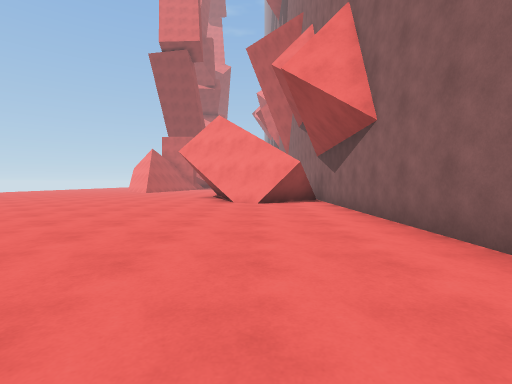
View 1 (above)

16 first-person views from a walk through a 3-D level made in the Unity game engine. The camera is 1.2 m above the floor, tilts 2° down and sees 85° across. The floor is counted in squares, 2 m on a side. Each view is taken from the middle of a square. On the plan, view 1 faces up. The plan holds only what a view shows up to about 9 squares ahead; the rest is blank. The place goes on beyond the plan.

View 2
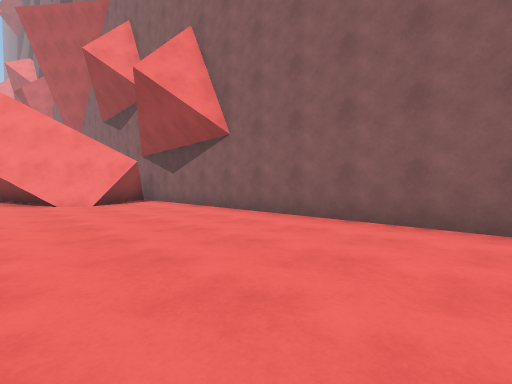

View 3
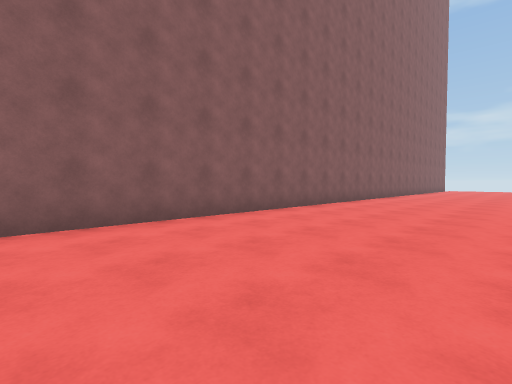

View 4
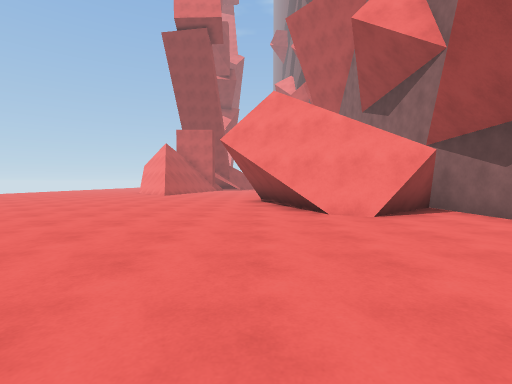

View 5
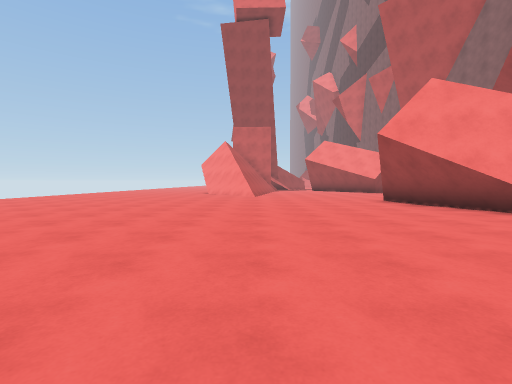

View 6
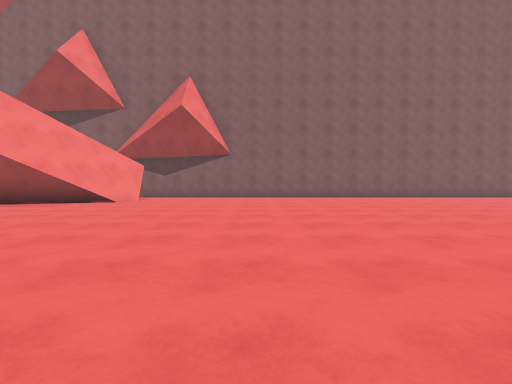

View 7
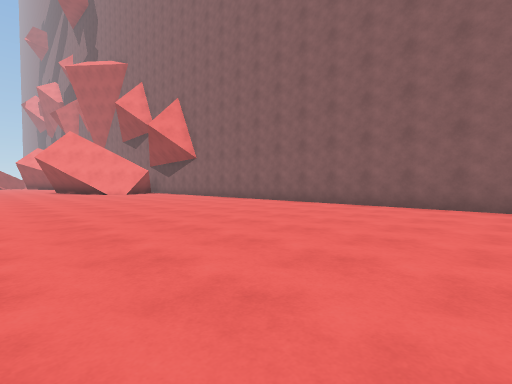

View 8
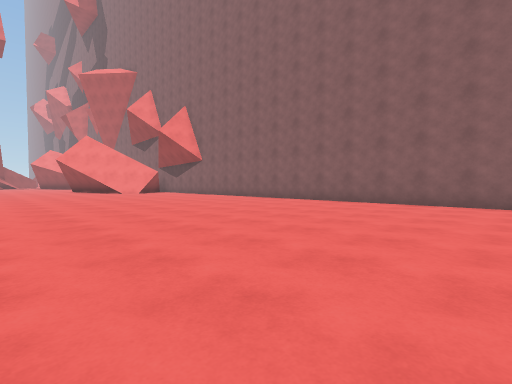

View 9
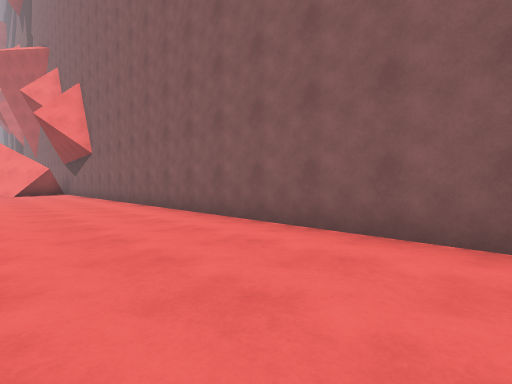

View 10
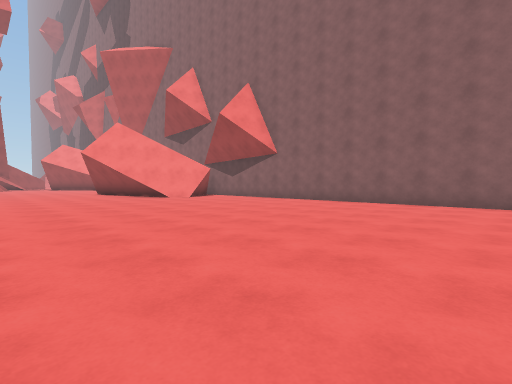

View 11
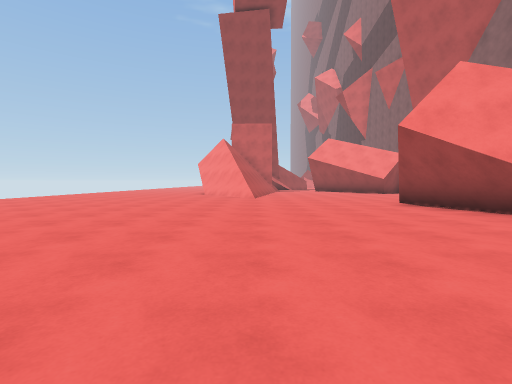

View 12
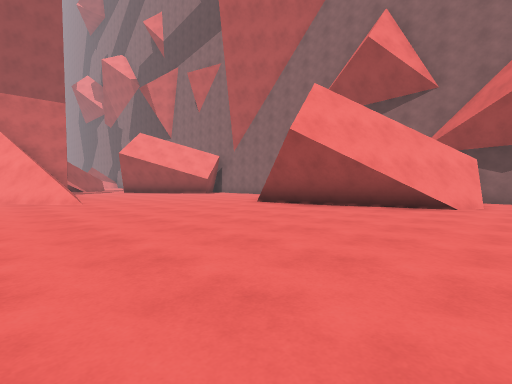

View 13
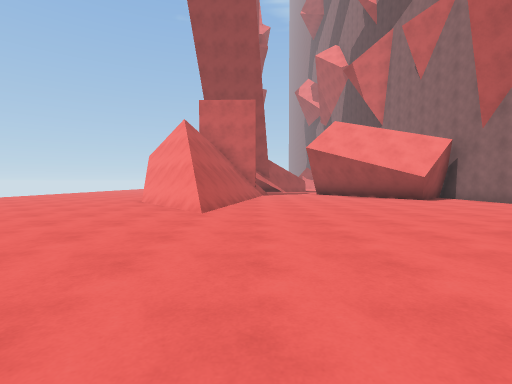

View 14
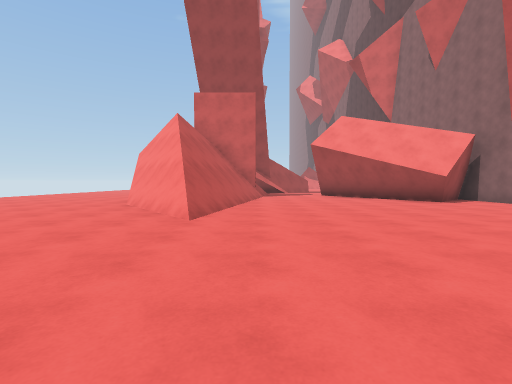

View 15
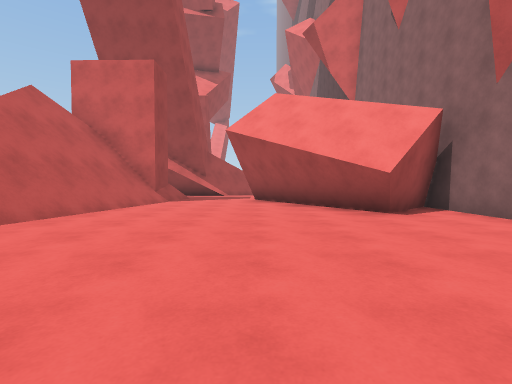

View 16
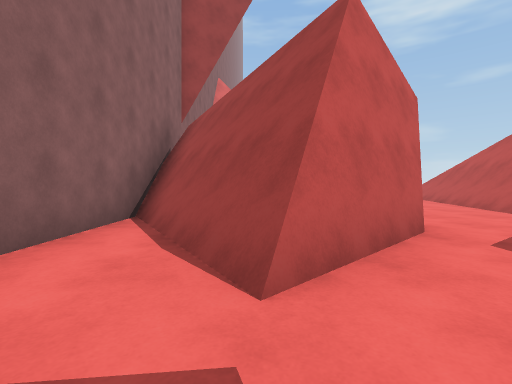

### Floor plan
Points are (right, up) in squares from view 1. A wall is a line through its corners. A room is listed if a view was taken in it or the views show most of it. See-through windows are left out.
Room 1 (views 1, 2, 3, 4, 5, 6, 7, 8, 9, 10, 11, 12, 13, 14, 15, 16)
walls: (-1.4, 9) (-2.2, 12.4); (-1, 8.4) (-2, 12.7); (-6.1, 15.7) (-8.9, 19.4); (1.6, 8.7) (0.9, 8) (-1.7, 9.4) (-2.3, 12.2); (1.9, 9.2) (0.3, 7.8); (0.3, 18.8) (-2.4, 23.2) (-0.4, 25.1) (2.1, 20.9); (2.2, 17.8) (2.2, 24.8); (-5.5, 22.4) (-6.5, 16.7) (-8.9, 19.9); (-5.3, 22.4) (-6.4, 16.6); (-5, 23) (-5, 22.4); (-4.9, 23.1) (-6.3, 15.6); (2.3, 20.8) (0.5, 19); (-0.3, 25.2) (2.2, 21.1); (-0.2, 25.3) (2.2, 21.4); (2.2, -6.9) (2.2, 9.8)
low walls: (-0.9, 8.5) (-1.9, 12.6); (0.3, 7.8) (-0.5, 8.2); (-5.9, 16.4) (-6.1, 15.7); (0.6, 7.9) (-1.4, 9); (-5.8, 17.4) (-5.9, 16.5); (-5.5, 18.9) (-5.7, 17.5); (0.5, 19) (-2, 23); (0.4, 19.5) (-0.1, 20.4); (-4.8, 22.4) (-5.2, 20.5); (-0.1, 25.5) (2.3, 21.6)

Positions as (right, up) in squares from view 1, and headings:
1: (0, 0), facing up
2: (-2, 0), facing up-right
3: (-2, 2), facing down-right
4: (-2, 3), facing up
5: (-6, 4), facing up
6: (-9, 4), facing right
7: (-5, -6), facing up-right
8: (-6, -7), facing up-right
9: (-1, -7), facing up-right
10: (-6, -2), facing up-right
11: (-6, 5), facing up
12: (-8, 7), facing up-right
13: (-5, 10), facing up
14: (-5, 11), facing up
15: (-2, 14), facing up
16: (0, 27), facing down
